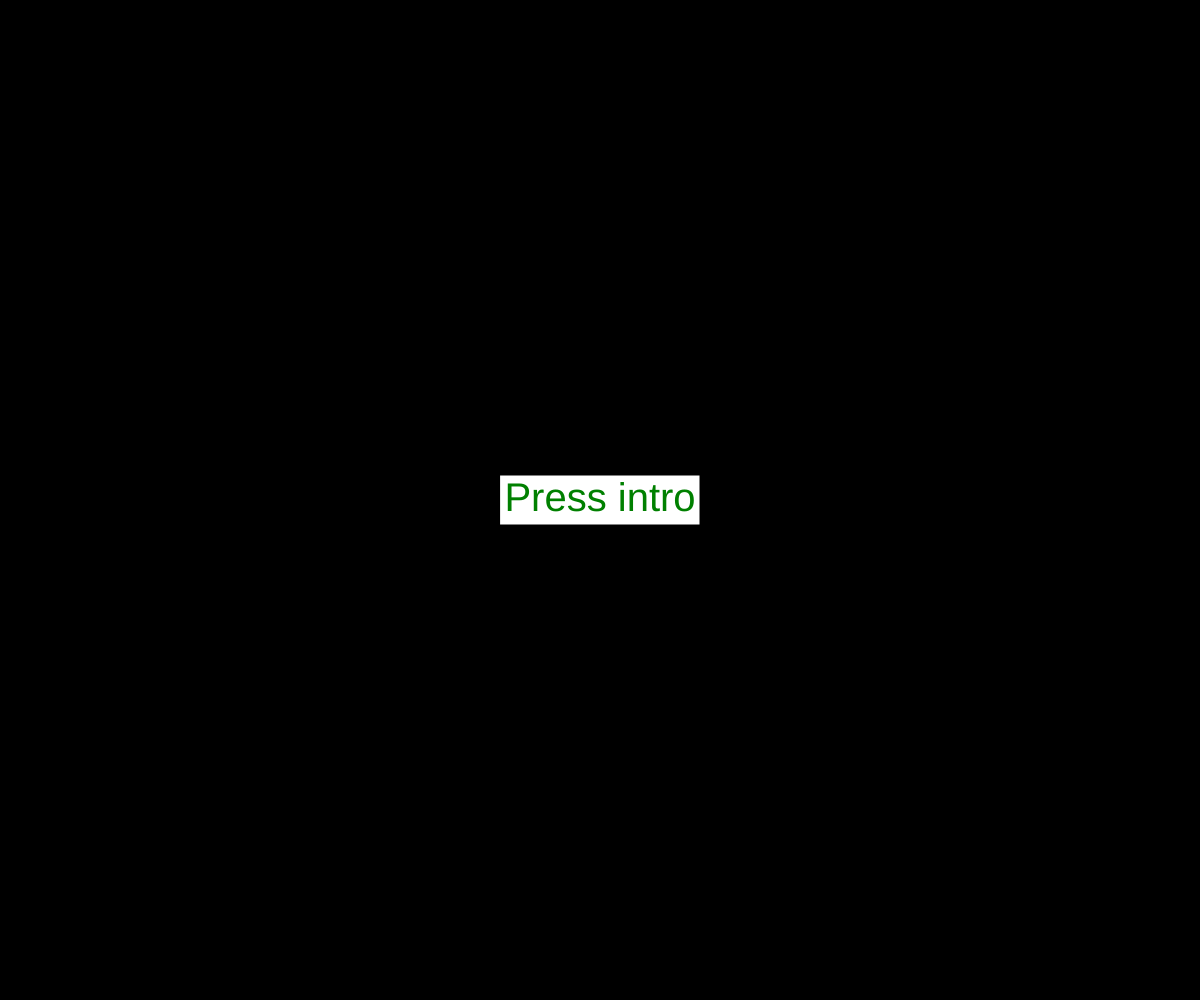
Frame 1 (no input)
Frame 60 (no input): identical to frame 1, image omitted
Frame 120 (the mouse pressed at the canvas centre since frame 60): identical to frame 1, image omitted

The p5.js sketch that drew this single still picture (run headless with seeded random() and noise() and a simulated clock; from frame 60 on, the mouse is pressed at the canvas centre):

// p5.js sketch
// ── sketch.js
var p1;
var p2;
var ball;
var speed = 13;
var intro = true;

function setup(){
	createCanvas(windowWidth, windowHeight);
	p1 = new Stick("red", 20, height/2-50);
	p2 = new Stick("blue", width-30, height/2-50);
	ball = new Ball(width/2, height/2, 20, 7, p1, p2);
}

function draw(){
	background("black");
	if(intro){
		push();
			rectMode(CENTER);
			rect(width/2, height/2, 200, 50);
			textSize(40);
			textAlign(CENTER, CENTER);
			fill("green");
			text("Press intro", width/2, height/2);
		pop();
	}
	else{
		push();
			textSize(40);
			textAlign(CENTER, TOP);
			fill("green");
			stroke("green");
			text(`${p1.score}  ${p2.score}`, width/2, 0);
			line(width/2, 0, width/2, height);
		pop();
		p1.display();
		p2.display();
		p1.bot(ball.y-p2.h/2);
		p2.bot(ball.y-p2.h/2);
		ball.display();
		ball.hasCollision(p1.x, p1.y, p1.w, p1.h, p1.direction, p1.c);
		ball.hasCollision(p2.x, p2.y, p2.w, p2.h, p2.direction, p2.c);
		move();
	}
}

function keyPressed(){
	if(keyCode == ENTER){
		intro = !intro;
	}
}

function move(){
	if(keyIsDown(87))
		p1.move(-speed);
	else if(keyIsDown(83))
		p1.move(speed);

	/*if(keyIsDown(UP_ARROW))
		p2.move(-speed);
	else if(keyIsDown(DOWN_ARROW))
		p2.move(speed);*/
}

// ── Ball.js
class Ball{

  constructor(x, y, d, stepX, p1, p2){
    this.x = x;
    this.y = y;
    this.d = d;
    this.c = "white";
    this.stepX = stepX;
    this.stepY = 0;
    this.p1 = p1;
    this.p2 = p2;
  }

  display(){
    push();
    fill(this.c);
    ellipse(this.x, this.y, this.d);
    this.moveY();
    this.marginTop();
    this.reset();
    pop();
  }

  moveY(){
    this.x -= this.stepX;
    this.y += this.stepY;
  }

  hasCollision(x, y, w, h, direction, c){
    if(x < this.x+this.d/2 && x+w >= this.x-this.d/2 && y < this.y && y+h >= this.y)
    {
    	if(Math.abs(this.stepX) <= 15)
    		this.stepX = (this.stepX<0?this.stepX-.2:this.stepX+.2);
      	this.stepX *= -1;
      	this.stepY = (direction?Math.abs(this.stepX):Math.abs(this.stepX)*-1);
      	this.changeColor(c);
      	console.log(this.stepX);
    }
  }

  marginTop(){
    if(this.y - this.d/2 <= 0)
      this.stepY = Math.abs(this.stepX);
    else if(this.y + this.d/2 >= height)
      this.stepY = Math.abs(this.stepX)*-1;
  }

  reset(){
    if(this.x - this.d/2 <= 0 || this.x + this.d/2 >= width)
    {	
    	if(this.x - this.d/2 <= 0)
    	{
    		p2.score+=1;
    		this.stepX = 7;
    	}
    	else
    	{
    		p1.score+=1;
    		this.stepX = -7;
    	}
    	this.x = width/2;
    	this.y = height/2;
    	this.stepY = 0;
    	
    	this.p1.x = 20;
    	this.p1.y = height/2-50;
    	this.p2.x = width-30;
    	this.p2.y = height/2-50;
    }
  }

  changeColor(color){
  	this.c = color;
  }
}
// ── Stick.js
class Stick{

  constructor(c, x, y){
    this.c = c;
    this.w = 20;
    this.h = 100;
    this.x = x;
    this.y = y;
    this.score = 0;
    this.direction = true;
  }

  display(){
    push();
    fill(this.c);
    rect(this.x, this.y, this.w, this.h);
    pop();
  }

  move(y){
    if(y < 0 && this.y > 0)
    {
      this.y += y;
      this.changeDirection(y>0?true:false);
    }
    if(y > 0 && this.y+this.h < height)
    {
      this.y += y;
      this.changeDirection(y>0?true:false);
    }
    
  }

  changeDirection(direction){
    this.direction = direction;
  }
}
